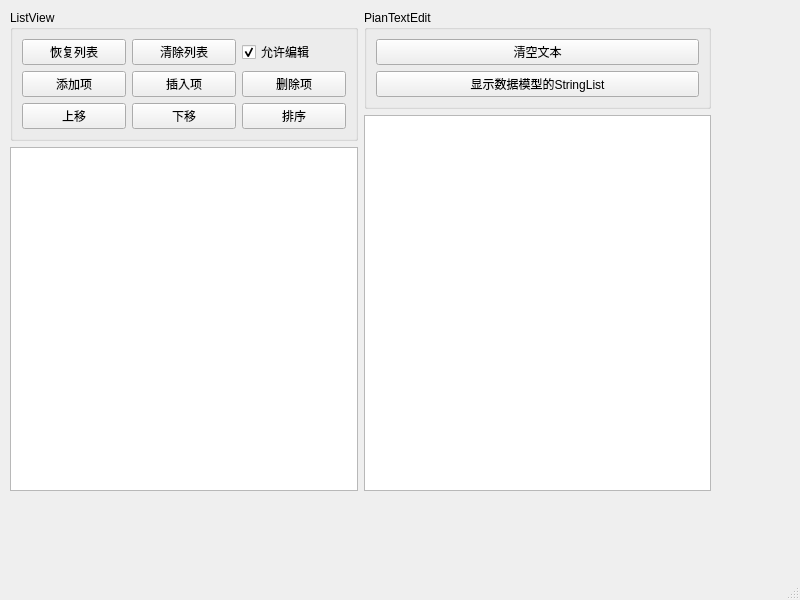
<?xml version="1.0" encoding="UTF-8"?>
<ui version="4.0">
 <class>MainWindow</class>
 <widget class="QMainWindow" name="MainWindow">
  <property name="geometry">
   <rect>
    <x>0</x>
    <y>0</y>
    <width>800</width>
    <height>600</height>
   </rect>
  </property>
  <property name="windowTitle">
   <string>MainWindow</string>
  </property>
  <widget class="QWidget" name="centralwidget">
   <widget class="QWidget" name="layoutWidget">
    <property name="geometry">
     <rect>
      <x>10</x>
      <y>10</y>
      <width>701</width>
      <height>481</height>
     </rect>
    </property>
    <layout class="QHBoxLayout" name="horizontalLayout">
     <item>
      <layout class="QVBoxLayout" name="verticalLayout">
       <item>
        <widget class="QGroupBox" name="groupBox">
         <property name="title">
          <string>ListView</string>
         </property>
         <layout class="QGridLayout" name="gridLayout">
          <item row="0" column="0">
           <widget class="QPushButton" name="pushButton">
            <property name="text">
             <string>恢复列表</string>
            </property>
           </widget>
          </item>
          <item row="0" column="1">
           <widget class="QPushButton" name="pushButton_2">
            <property name="text">
             <string>清除列表</string>
            </property>
           </widget>
          </item>
          <item row="0" column="2">
           <widget class="QCheckBox" name="checkBox">
            <property name="text">
             <string>允许编辑</string>
            </property>
            <property name="checked">
             <bool>true</bool>
            </property>
           </widget>
          </item>
          <item row="1" column="0">
           <widget class="QPushButton" name="pushButton_3">
            <property name="text">
             <string>添加项</string>
            </property>
           </widget>
          </item>
          <item row="1" column="1">
           <widget class="QPushButton" name="pushButton_4">
            <property name="text">
             <string>插入项</string>
            </property>
           </widget>
          </item>
          <item row="1" column="2">
           <widget class="QPushButton" name="pushButton_5">
            <property name="text">
             <string>删除项</string>
            </property>
           </widget>
          </item>
          <item row="2" column="0">
           <widget class="QPushButton" name="pushButton_6">
            <property name="text">
             <string>上移</string>
            </property>
           </widget>
          </item>
          <item row="2" column="1">
           <widget class="QPushButton" name="pushButton_7">
            <property name="text">
             <string>下移</string>
            </property>
           </widget>
          </item>
          <item row="2" column="2">
           <widget class="QPushButton" name="pushButton_8">
            <property name="text">
             <string>排序</string>
            </property>
           </widget>
          </item>
         </layout>
        </widget>
       </item>
       <item>
        <widget class="QListView" name="listView"/>
       </item>
      </layout>
     </item>
     <item>
      <layout class="QVBoxLayout" name="verticalLayout_3">
       <item>
        <widget class="QGroupBox" name="groupBox_2">
         <property name="title">
          <string>PianTextEdit</string>
         </property>
         <layout class="QVBoxLayout" name="verticalLayout_2">
          <item>
           <widget class="QPushButton" name="pushButton_9">
            <property name="text">
             <string>清空文本</string>
            </property>
           </widget>
          </item>
          <item>
           <widget class="QPushButton" name="pushButton_10">
            <property name="text">
             <string>显示数据模型的StringList</string>
            </property>
           </widget>
          </item>
         </layout>
        </widget>
       </item>
       <item>
        <widget class="QPlainTextEdit" name="plainTextEdit"/>
       </item>
      </layout>
     </item>
    </layout>
   </widget>
  </widget>
  <widget class="QMenuBar" name="menubar">
   <property name="geometry">
    <rect>
     <x>0</x>
     <y>0</y>
     <width>800</width>
     <height>18</height>
    </rect>
   </property>
  </widget>
  <widget class="QStatusBar" name="statusbar"/>
 </widget>
 <resources/>
 <connections>
  <connection>
   <sender>pushButton_9</sender>
   <signal>clicked()</signal>
   <receiver>plainTextEdit</receiver>
   <slot>clear()</slot>
   <hints>
    <hint type="sourcelabel">
     <x>536</x>
     <y>56</y>
    </hint>
    <hint type="destinationlabel">
     <x>536</x>
     <y>302</y>
    </hint>
   </hints>
  </connection>
 </connections>
</ui>
